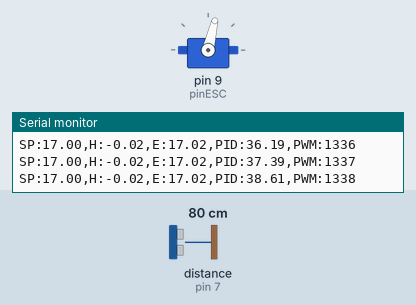
Recording of a sketch running on a simulated Arduino Uno, built with avr-gcc and run on an emulated ATmega328P. Shown: servo, the last lines printed to the serial monitor. Wiring (inferred from the names in the program): ultrasonic range finder: trigger pin 6; echo pin 7. Inputs (shaded band) come from the test bench; at power-on: distance to the obstacle (sensor on pin 7) 80 cm. The echo pulse lasts 58.3 µs per cm.

Above: at 6.3 s.
6.4 s: distance to the obstacle (sensor on pin 7) set to 120 cm
At 6.72 s:
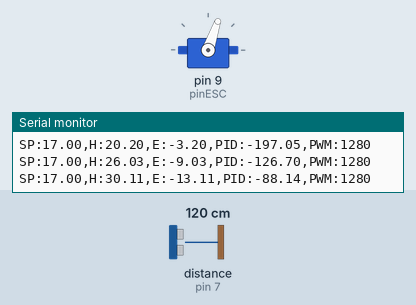
9.4 s: distance to the obstacle (sensor on pin 7) set to 60 cm
At 9.74 s:
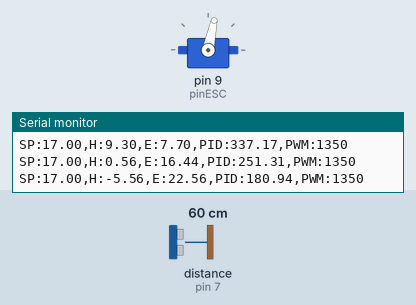
Timing chart, 0 to 12.4 s (numbered marks = the images above; inputs shaded):
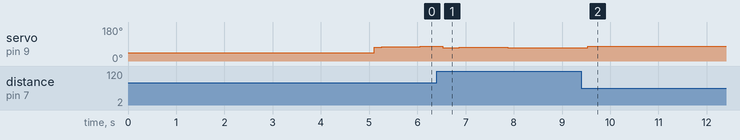

The sketch:

Codigo_implementacion_PID.ino
```cpp
#include <Servo.h>

Servo esc;

// =========================
// Pines
// =========================
const int pinESC  = 9;
const int trigPin = 6;
const int echoPin = 7;

// =========================
// PWM del sistema (Ajustar)
// =========================

const int PWM_MIN         = 1280;
const int PWM_MAX         = 1350;
const int PWM_EQUILIBRIO  = 1300;


// =========================
// PID (Ajustar)
// =========================
float Kp = 0.532;
float Ki = 1.528;
float Kd = 1.299;

float setpoint = 17.0; // cm

float error = 0;
float errorAnterior = 0;

float integral = 0;

float alturaAnterior = 0;

float salidaPID = 0;

// =========================
// Tiempo
// =========================
unsigned long tiempoAnterior = 0;

// =========================
// Sensor
// =========================
float distanciaInicial = 0;

// =========================
// Filtro mediana
// =========================
#define VENTANA 5

float buffer[VENTANA] = {0};
int bufIdx = 0;

// =========================
// Filtro exponencial
// =========================
#define ALPHA 0.3

float alturaFiltrada = 0;
bool primeraLectura = true;

// ======================================================
// FUNCIÓN CONSTRAINT
// ======================================================
float limitar(float valor, float minimo, float maximo) {

  if (valor < minimo) return minimo;

  if (valor > maximo) return maximo;

  return valor;
}

// ======================================================
// FILTRO DE MEDIANA
// ======================================================
float mediana(float arr[], int n) {

  float temp[n];

  for (int i = 0; i < n; i++) {
    temp[i] = arr[i];
  }

  for (int i = 0; i < n - 1; i++) {

    for (int j = 0; j < n - i - 1; j++) {

      if (temp[j] > temp[j + 1]) {

        float t = temp[j];
        temp[j] = temp[j + 1];
        temp[j + 1] = t;
      }
    }
  }

  return temp[n / 2];
}

// ======================================================
// LEER DISTANCIA HC-SR04
// ======================================================
float leerDistancia() {

  digitalWrite(trigPin, LOW);
  delayMicroseconds(2);

  digitalWrite(trigPin, HIGH);
  delayMicroseconds(10);

  digitalWrite(trigPin, LOW);

  long duracion = pulseIn(echoPin, HIGH, 30000);

  if (duracion == 0) {
    return -1;
  }

  float distancia = (duracion * 0.034) / 2.0;

  return distancia;
}

// ======================================================
// ALTURA FILTRADA
// ======================================================
float leerAlturaFiltrada() {

  float dist = leerDistancia();

  if (dist < 0) {
    return alturaFiltrada;
  }

  float altura = dist - distanciaInicial;

  // ------------------------
  // Filtro mediana
  // ------------------------
  buffer[bufIdx] = altura;

  bufIdx = (bufIdx + 1) % VENTANA;

  float med = mediana(buffer, VENTANA);

  // ------------------------
  // Filtro exponencial
  // ------------------------
  if (primeraLectura) {

    alturaFiltrada = med;
    primeraLectura = false;

  } else {

    alturaFiltrada = ALPHA * med +
                     (1 - ALPHA) * alturaFiltrada;
  }

  return alturaFiltrada;
}

// ======================================================
// SETUP
// ======================================================
void setup() {

  Serial.begin(9600);

  pinMode(trigPin, OUTPUT);
  pinMode(echoPin, INPUT);

  esc.attach(pinESC);

  // ------------------------
  // ARMAR ESC
  // ------------------------
  esc.writeMicroseconds(1000);

  delay(3000);

  // ------------------------
  // Calibración sensor
  // ------------------------
  float suma = 0;

  for (int i = 0; i < 20; i++) {

    suma += leerDistancia();

    delay(100);
  }

  distanciaInicial = suma / 20.0;

  Serial.println("Sistema iniciado");

  tiempoAnterior = millis();
}

// ======================================================
// LOOP
// ======================================================
void loop() {

  unsigned long tiempoActual = millis();

  float dt = (tiempoActual - tiempoAnterior) / 1000.0;

  // Evitar dt muy pequeño
  if (dt <= 0) {
    return;
  }

  // =========================
  // LEER ALTURA
  // =========================
  float altura = leerAlturaFiltrada();

  // =========================
  // ERROR
  // =========================
  error = setpoint - altura;

  // =========================
  // INTEGRAL
  // =========================
  integral += error * dt;

  // Anti-windup integral
  integral = limitar(integral, -20, 20);

  // =========================
  // DERIVATIVA
  // =========================
  float derivativa =
      (alturaAnterior - altura) / dt;

  // =========================
  // PID
  // =========================
  salidaPID =
      (Kp * error) +
      (Ki * integral) +
      (Kd * derivativa);

  // =========================
  // CONTROL SOBRE EQUILIBRIO
  // =========================
  float pwmControl =
      PWM_EQUILIBRIO + salidaPID;

  // =========================
  // SATURADOR
  // =========================
  int pwm =
      limitar(pwmControl,
               PWM_MIN,
               PWM_MAX);

  // =========================
  // ANTI-WINDUP
  // =========================
  if (pwm == PWM_MIN ||
      pwm == PWM_MAX) {

    integral -= error * dt;
  }

  // =========================
  // APLICAR PWM
  // =========================
  esc.writeMicroseconds(pwm);

  // =========================
  // TELEMETRÍA
  // =========================
  Serial.print("SP:");
  Serial.print(setpoint);

  Serial.print(",");

  Serial.print("H:");
  Serial.print(altura);

  Serial.print(",");

  Serial.print("E:");
  Serial.print(error);

  Serial.print(",");

  Serial.print("PID:");
  Serial.print(salidaPID);

  Serial.print(",");

  Serial.print("PWM:");
  Serial.println(pwm);

  // =========================
  // ACTUALIZAR VARIABLES
  // =========================
  alturaAnterior = altura;

  errorAnterior = error;

  tiempoAnterior = tiempoActual;

  // =========================
  // FRECUENCIA DE CONTROL
  // =========================
  delay(20);
}
```

Measured:
- after the input at 6.4 s, servo on pin 9 (pinESC): 77° → 71° after 0.13 s, → 73° 0.34 s later, → 74° 0.19 s later, → 73° 0.14 s later, … (6 changes in this stretch)
- after the input at 9.4 s, servo on pin 9 (pinESC): 71° → 78° after 0.13 s, → 77° 0.38 s later, → 78° 0.53 s later
